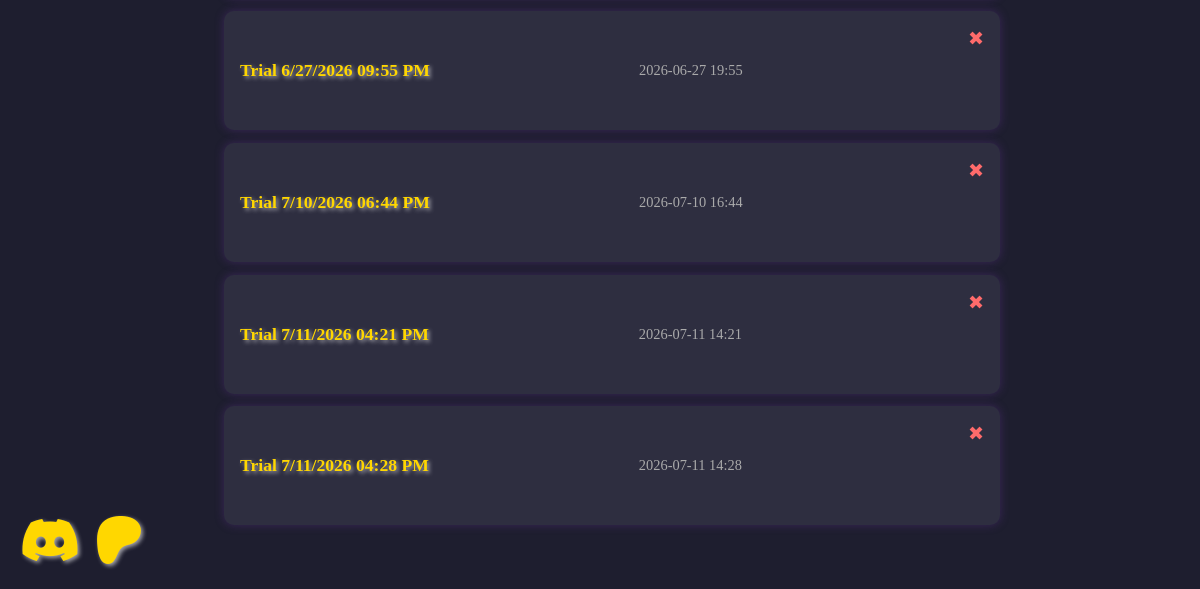
/runs (lower part), run on an earlier commit of the app's database.
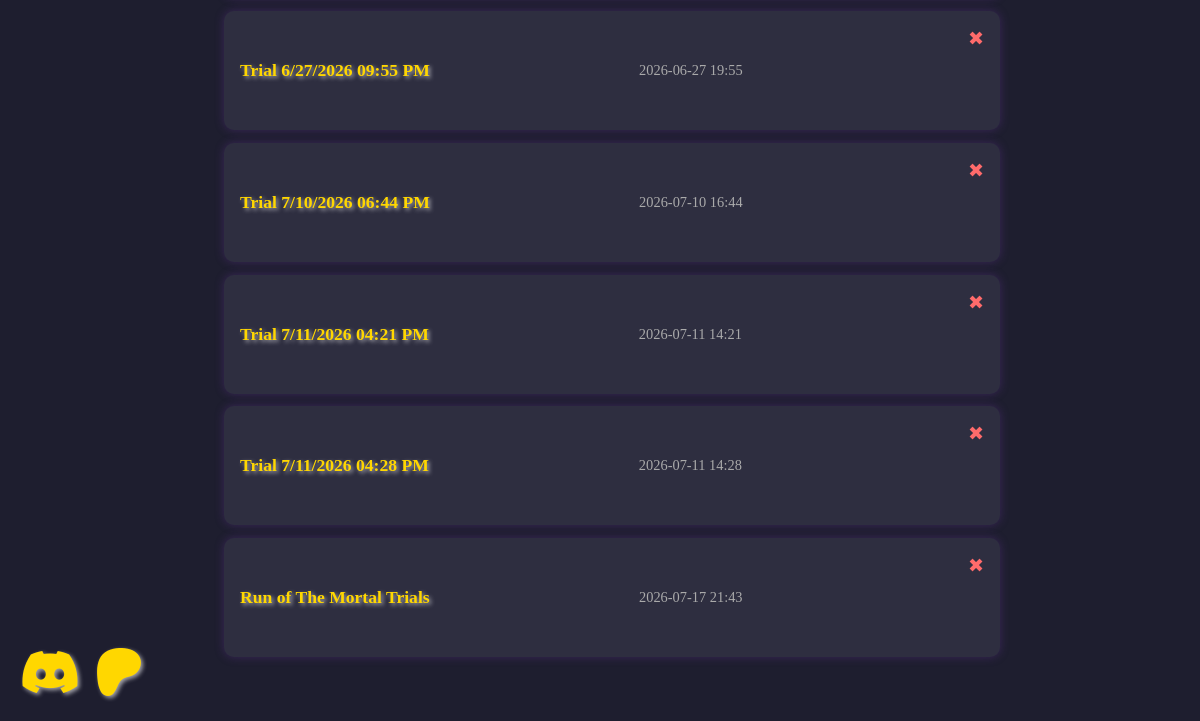
And on a later commit of the database.
### models.py (models this page shows, shortened)
class Run(db.Model):
    id = db.Column(db.Integer, primary_key=True)
    title_run = db.Column(db.String(100), nullable=False)
    created_at = db.Column(db.DateTime, default=func.now(), nullable=False)
    data = db.Column(db.Text, nullable=False)  # Stores the run as JSON
    user_id = db.Column(db.Integer, db.ForeignKey('user.id'), nullable=True)

### app.py (the view)
@app.route("/runs")
def list_runs():
    runs = Run.query.all()
    return render_template("runs.html", runs=runs)

### templates/runs.html (shortened to what this page needs)
<!DOCTYPE html>
<html lang="en">
<head>
    <link rel="stylesheet" href="{{ url_for('static', filename='style.css') }}">
    <link rel="stylesheet" href="https://cdnjs.cloudflare.com/ajax/libs/font-awesome/6.5.0/css/all.min.css">
</head>
<body>
    <ul class="run-list">
        {% for run in runs %}
        <li>
            <a href="{{ url_for('view_run', run_id=run.id) }}">{{ run.title_run }}</a>
            <span class="timestamp">{{ run.created_at.strftime('%Y-%m-%d %H:%M') }}</span>
            <form action="{{ url_for('delete_run', run_id=run.id) }}" method="POST" class="delete-form"
                onsubmit="return confirm('Are you sure you want to delete this Run?');">
                <button type="submit" class="delete-button" title="Delete Run">✖</button>
            </form>
        </li>
        {% else %}
        <li class="empty">No runs saved yet.</li>
        {% endfor %}
    </ul>
    <div class="social-icons">
        <a href="https://discord.gg/CmNqX7Mrtp" target="_blank" rel="noopener noreferrer">
            <i class="fa-brands fa-discord"></i>
        </a>
        <a href="https://www.patreon.com/c/TheMortalTrials" target="_blank" rel="noopener noreferrer">
            <i class="fa-brands fa-patreon"></i>
        </a>
    </div>
</body>
</html>

### static/style.css (style rules this page uses)
body { background: #1e1e2f; color: #f4f4f4; font-family: 'Georgia', serif; padding: 2rem; max-width: 800px; margin: auto; text-align: center; }
a { color: #ffd700; text-decoration: none; font-size: 2rem; text-shadow: 2px 2px 4px rgba(255, 255, 255, 0.6); transition: color 0.3s ease, text-shadow 0.3s ease; }
.social-icons { position: fixed; bottom: 20px; left: 20px; display: flex; gap: 15px; z-index: 1000; }
.social-icons a { font-size: 3rem; }
button { background: #643173; border: none; color: #fff; padding: 0.7rem 1.2rem; font-size: 1.1rem; border-radius: 8px; cursor: pointer; margin-bottom: 2rem; }
form { margin-bottom: 2rem; }
ul { list-style: square; margin-left: 1.5rem; }
.run-list { padding: 0; list-style: none; margin-bottom: 2rem; }
.run-list li { background: #2e2e40; margin: 0.8rem 0; padding: 1rem; border-radius: 10px; box-shadow: 0 0 10px rgba(100, 50, 150, 0.4); display: flex; justify-content: space-between; align-items: center; transition: transform 0.2s; }
.run-list a { color: #ffd700; text-decoration: none; font-weight: bold; font-size: 1.1rem; }
.run-list .timestamp { color: #aaa; font-size: 0.9rem; }
.delete-form { display: inline; margin-left: 1rem; }
.delete-button { background: transparent; border: none; color: #ff6b6b; font-size: 1.2rem; cursor: pointer; padding: 0; transition: color 0.2s ease; }

What changed in the data, as far as the page shows it:
added Run: title_run "Run of The Mortal Trials", created_at "2026-07-17 21:43"
